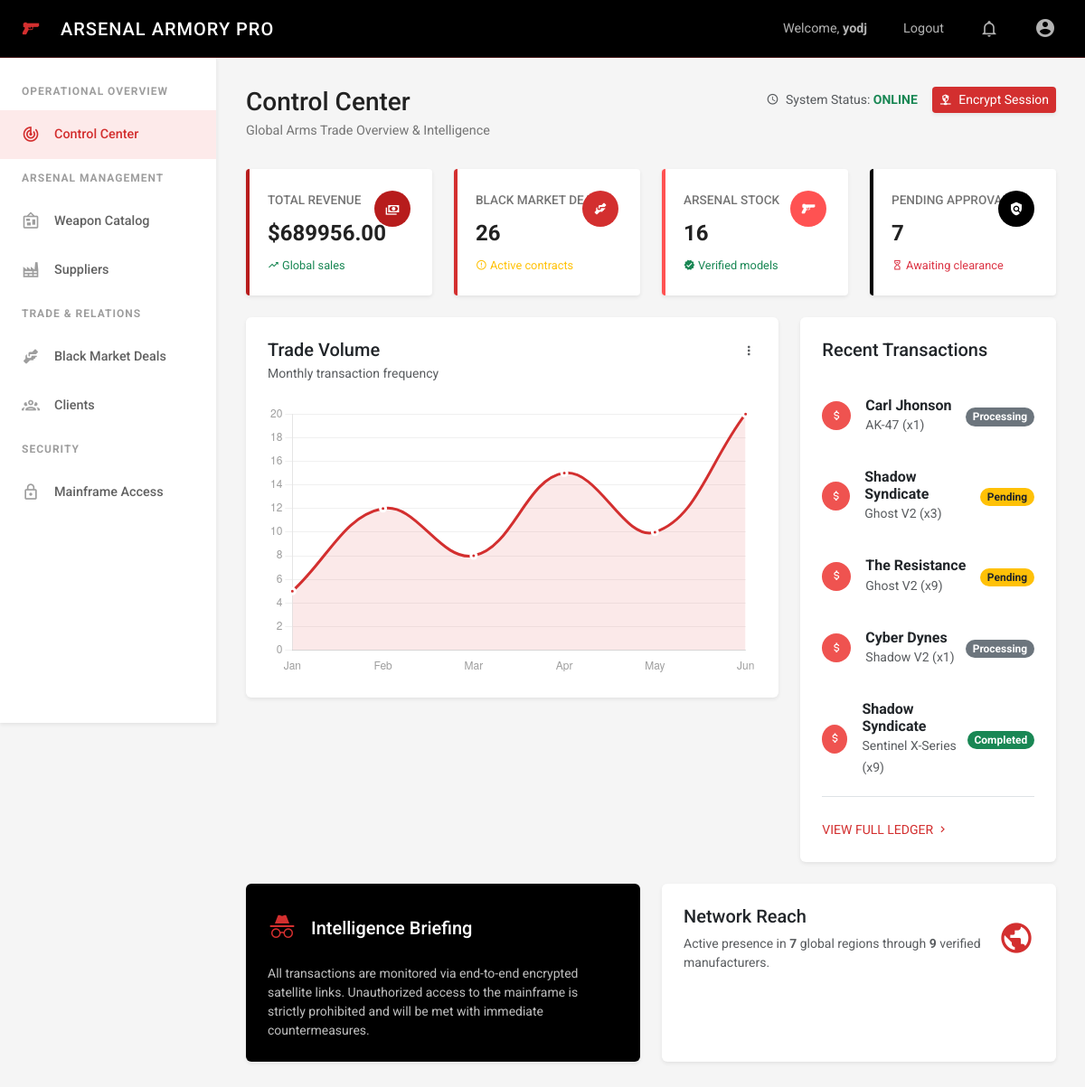
The app's page / (signed in), older data.
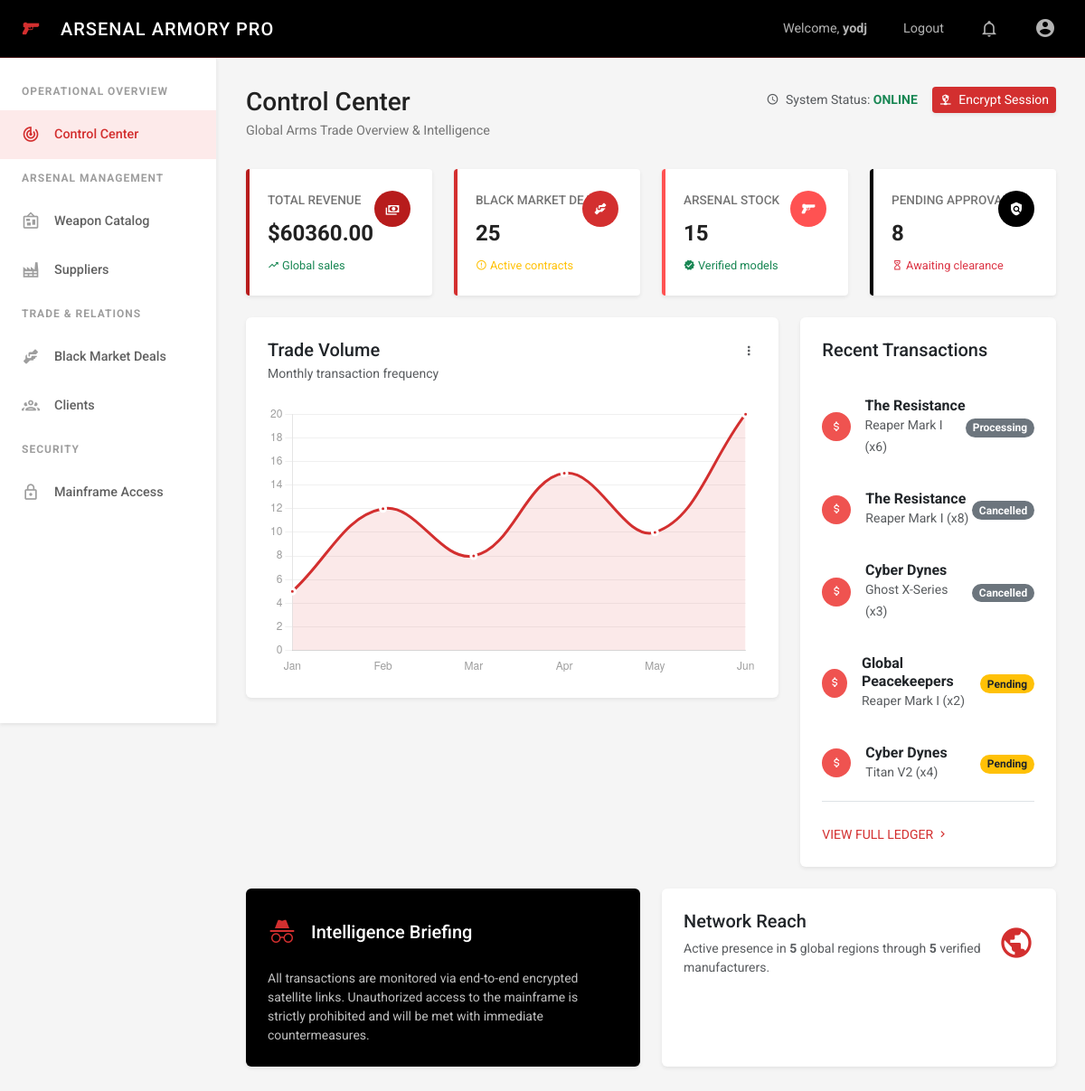
The same page, newer data.
### tasks/models.py (models this page shows, shortened)
class BaseModel(models.Model):
    created_at = models.DateTimeField(auto_now_add=True)
    updated_at = models.DateTimeField(auto_now=True)
    class Meta:
        abstract = True

class Transaction(BaseModel):
    STATUS_CHOICES = [
        ("Pending", "Pending"),
        ("Processing", "Processing"),
        ("Completed", "Completed"),
        ("Cancelled", "Cancelled"),
    ]
    client = models.ForeignKey(Client, on_delete=models.CASCADE, related_name='transactions')
    weapon = models.ForeignKey(Weapon, on_delete=models.CASCADE, related_name='transactions')
    quantity = models.IntegerField(default=1)
    total_price = models.DecimalField(max_digits=15, decimal_places=2)
    status = models.CharField(max_length=50, choices=STATUS_CHOICES, default="Pending")
    deal_date = models.DateTimeField(default=timezone.now)

class Client(BaseModel):
    name = models.CharField(max_length=200)
    region = models.CharField(max_length=100)
    clearance_level = models.IntegerField(default=1) # 1-5
    total_spent = models.DecimalField(max_digits=15, decimal_places=2, default=0)

class Weapon(BaseModel):
    name = models.CharField(max_length=200)
    model_number = models.CharField(max_length=100, unique=True)
    category = models.ForeignKey(ArmoryCategory, on_delete=models.CASCADE, related_name='weapons')
    supplier = models.ForeignKey(Supplier, on_delete=models.CASCADE, related_name='weapons')
    caliber = models.CharField(max_length=50, blank=True, null=True)
    unit_price = models.DecimalField(max_digits=12, decimal_places=2)
    stock_quantity = models.IntegerField(default=0)
    description = models.TextField(blank=True, null=True)
    is_active = models.BooleanField(default=True)

### tasks/views.py (the view)
# urls.py: path('', HomeView.as_view(), name='home'),
@method_decorator(login_not_required, name='dispatch')
class HomeView(TemplateView):
    template_name = 'index.html'
    def get_context_data(self, **kwargs):
        context = super().get_context_data(**kwargs)
        now = timezone.now()
        context['total_revenue'] = Transaction.objects.filter(status='Completed').aggregate(Sum('total_price'))['total_price__sum'] or 0
        context['total_deals'] = Transaction.objects.count()
        context['pending_approvals'] = Transaction.objects.filter(status='Pending').count()
        context['active_weapons'] = Weapon.objects.filter(is_active=True).count()
        context['total_clients'] = Client.objects.count()
        context['total_suppliers'] = Supplier.objects.count()
        context['recent_transactions'] = Transaction.objects.all()[:5]
        return context

### templates/index.html (shortened to what the changed rows need)
{% extends 'base.html' %}
{% block content %}
<div class="dashboard-header">
    <div class="dashboard-title">
        <h1>Control Center</h1>
    </div>
</div>
<div class="row g-4 mb-4">
    <div class="col-md-3">
        <div class="card stat-card">
            <div class="stat-card-accent bg-red-dark"></div>
            <div class="stat-card-title">Total Revenue</div>
            <div class="stat-card-value">${{ total_revenue|floatformat:2 }}</div>
            <div class="stat-card-change">
                <span class="text-success"><i class="mdi mdi-trending-up"></i> Global sales</span>
            </div>
            <div class="stat-card-icon bg-red-dark">
                <i class="mdi mdi-cash-multiple"></i>
            </div>
        </div>
    </div>
    <div class="col-md-3">
        <div class="card stat-card">
            <div class="stat-card-accent bg-red-primary"></div>
            <div class="stat-card-title">Black Market Deals</div>
            <div class="stat-card-value">{{ total_deals }}</div>
            <div class="stat-card-change">
                <span class="text-warning"><i class="mdi mdi-alert-circle-outline"></i> Active contracts</span>
            </div>
            <div class="stat-card-icon bg-red-primary">
                <i class="mdi mdi-handshake"></i>
            </div>
        </div>
    </div>
    <div class="col-md-3">
        <div class="card stat-card">
            <div class="stat-card-accent bg-red-accent"></div>
            <div class="stat-card-title">Arsenal Stock</div>
            <div class="stat-card-value">{{ active_weapons }}</div>
            <div class="stat-card-change">
                <span class="text-success"><i class="mdi mdi-check-decagram"></i> Verified models</span>
            </div>
            <div class="stat-card-icon bg-red-accent">
                <i class="mdi mdi-pistol"></i>
            </div>
        </div>
    </div>
    <div class="col-md-3">
        <div class="card stat-card">
            <div class="stat-card-accent bg-black"></div>
            <div class="stat-card-title">Pending Approvals</div>
            <div class="stat-card-value">{{ pending_approvals }}</div>
            <div class="stat-card-change">
                <span class="text-danger"><i class="mdi mdi-timer-sand"></i> Awaiting clearance</span>
            </div>
            <div class="stat-card-icon bg-black">
                <i class="mdi mdi-shield-search"></i>
            </div>
        </div>
    </div>
</div>
<div class="row g-4 mb-4">
    <div class="col-lg-4">
        <div class="card border-0 shadow-sm p-4 h-100">
            <div class="list-group list-group-flush">
                {% for deal in recent_transactions %}
                    <div class="list-group-item px-0 py-3 border-0">
                        <div class="d-flex align-items-center mb-1">
                            <div class="bg-red-light text-white rounded-circle d-flex align-items-center justify-content-center me-3" style="width: 32px; height: 32px;">
                                <i class="mdi mdi-currency-usd small"></i>
                            </div>
                            <div class="flex-grow-1">
                                <h6 class="mb-0 fw-bold">{{ deal.client.name }}</h6>
                                <small class="text-muted">{{ deal.weapon.name }} (x{{ deal.quantity }})</small>
                            </div>
                            <div class="text-end">
                                <span class="badge {% if deal.status == 'Completed' %}bg-success{% elif deal.status == 'Pending' %}bg-warning text-dark{% else %}bg-secondary{% endif %} rounded-pill">
                                    {{ deal.status }}
                                </span>
                            </div>
                        </div>
                    </div>
                {% empty %}
                    <p class="text-muted text-center py-4">No recent transactions intercepted.</p>
                {% endfor %}
            </div>
        </div>
    </div>
</div>
<div class="row g-4">
    <div class="col-md-6">
        <div class="card border-0 shadow-sm p-4 h-100">
            <div class="d-flex align-items-center">
                <div class="flex-grow-1">
                    <p class="text-muted small mb-0">Active presence in <strong>{{ total_clients }}</strong> global regions through <strong>{{ total_suppliers }}</strong> verified manufacturers.</p>
                </div>
            </div>
        </div>
    </div>
</div>
{% endblock %}
{% block extra_js %}
<script>
    const ctx = document.getElementById('tradeChart').getContext('2d');
    new Chart(ctx, {
        type: 'line',
        data: {
            labels: ['Jan', 'Feb', 'Mar', 'Apr', 'May', 'Jun'],
            datasets: [{
                label: 'Deals Closed',
                data: [5, 12, 8, 15, 10, 20],
                borderColor: '#d32f2f',
                backgroundColor: 'rgba(211, 47, 47, 0.1)',
                fill: true,
                tension: 0.4,
                borderWidth: 3,
                pointBackgroundColor: '#d32f2f',
                pointBorderColor: '#fff',
                pointHoverRadius: 6
            }]
        },
        options: {
            maintainAspectRatio: false,
            plugins: { legend: { display: false } },
            scales: {
                y: { beginAtZero: true, grid: { color: '#f0f0f0' }, ticks: { color: '#9e9e9e' } },
                x: { grid: { display: false }, ticks: { color: '#9e9e9e' } }
            }
        }
    });
</script>
{% endblock %}

Row changes from the older to the newer data that the page shows:
removed Transaction: client.name "Carl Jhonson", weapon.name "AK-47", quantity "1", status "Processing"
removed Transaction: client.name "Shadow Syndicate", weapon.name "Ghost V2", quantity "3", status "Pending"
removed Transaction: client.name "The Resistance", weapon.name "Ghost V2", quantity "9", status "Pending"
removed Transaction: client.name "Cyber Dynes", weapon.name "Shadow V2", quantity "1", status "Processing"
removed Transaction: client.name "Shadow Syndicate", weapon.name "Sentinel X-Series", quantity "9", status "Completed"
added Transaction: client.name "The Resistance", weapon.name "Reaper Mark I", quantity "6", status "Processing"
added Transaction: client.name "The Resistance", weapon.name "Reaper Mark I", quantity "8", status "Cancelled"
added Transaction: client.name "Cyber Dynes", weapon.name "Ghost X-Series", quantity "3", status "Cancelled"
added Transaction: client.name "Global Peacekeepers", weapon.name "Reaper Mark I", quantity "2", status "Pending"
added Transaction: client.name "Cyber Dynes", weapon.name "Titan V2", quantity "4", status "Pending"
Text that changed along with them:
{{ total_revenue|floatformat:2 }}: "689956.00" → "60360.00"
{{ total_deals }}: "26" → "25"
{{ active_weapons }}: "16" → "15"
{{ pending_approvals }}: "7" → "8"
{{ total_clients }}: "7" → "5"
{{ total_suppliers }}: "9" → "5"
